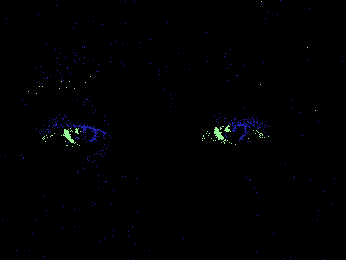
#> input picture raw_data/eyeMovement_test/em06/00897.png, 346 x 260 px
$ jupyter execute eye_distance.ipynb
#> lines starting #> are read from the running program, lines starting #| are printed output that depends on the picture; after the words box and inside, x2 and y2 are one past the last pixel; in counts of white or black regions, pixels touching at a corner belong together
[cell 1]
import cv2
import numpy as np
import matplotlib.pyplot as plt

# File Path

[cell 2]
# img_path = '../raw_data/eye_pics/lena.jpg'
img_path = '../raw_data/eye_pics/blink_pn003.png'
img_path = '../raw_data/eyeMovement_test/em06/00897.png'
fimg = cv2.imread(img_path)  #Canny只能处理灰度图，所以将读取的图像转成灰度图
#> fimg is the input picture: shape (260, 346, 3); mean B, G, R 1.5, 0.9, 0.6
gimg = cv2.imread(img_path, 0)  #Canny只能处理灰度图，所以将读取的图像转成灰度图
#> gimg: shape (260, 346); min 0, max 210, mean 0.9

# Canny Edge Detection

[cell 3]
# [12 lines of commented-out code are left out]

# Hough Transformation

## 参数使用说明
|参数名称|说明|
|-|-|
|image|输入图像，需要灰度图|
|method|cv2.HOUGH_GRADIENT 也就是霍夫圆检测，梯度法|
|dp| 计数器的分辨率图像像素分辨率与参数空间分辨率的比值（官方文档上写的是图像分辨率与累加器分辨率的比值，它把参数空间认为是一个累加器，毕竟里面存储的都是经过的像素点的数量），dp=1，则参数空间与图像像素空间（分辨率）一样大，dp=2，参数空间的分辨率只有像素空间的一半大|
|minDist|圆心之间最小距离，如果距离太小，会产生很多相交的圆，如果距离太大，则会漏掉正确的圆|
|param1|canny检测的双阈值中的高阈值，低阈值是它的一半|
|param2|最小投票数（基于圆心的投票数）|
|minRadius|需要检测院的最小半径|
|maxRadius|需要检测院的最大半径|

[cell 4]
# img = canny.copy()
# # img = gimg.copy()
# #跳过 canny 直接送入 Hought Transform 会有问题

# # img = dst.copy()
# # cv2.imshow("Gray pic", img)
# # img_path = '../raw_data/eye_pics/ts_eye.png'
# # img = cv2.imread(img_path)
# # img = cv2.cvtColor(img,cv2.COLOR_BGR2GRAY)#灰度图像
# # plt.subplot(121)
# # plt.imshow(img,'gray')
# #hough transform
# circles1 = cv2.HoughCircles(img, cv2.HOUGH_GRADIENT, 1, 100, param1=100, param2=5, minRadius=20, maxRadius=50)
# circles = circles1[0,:,:]#提取为二维
# circles = np.uint16(np.around(circles))#四舍五入，取整
# ht_img = fimg.copy()
# for i in circles[:]:
#     cv2.circle(ht_img,(i[0],i[1]),i[2],(255,0,255),1)#画圆
#     cv2.circle(ht_img,(i[0],i[1]),2,(0,0,255),3)#画圆心

# # plt.subplot(122),plt.imshow(img)
# # plt.xticks([]),plt.yticks([])
# cv2.imshow("Hough_Transform pic", ht_img)
# cv2.waitKey(0)
# cv2.destroyAllWindows()

[cell 5]
# # x, y, radius
# for i in circles[:]:
#     print(i)

[cell 6]
import cv2
import numpy as np
from matplotlib import pyplot as plt
from PIL import Image

img=cv2.imread(img_path)  #读取图片，装换为可运算的数组
GrayImage=cv2.cvtColor(img,cv2.COLOR_BGR2GRAY)   #将BGR图转为灰度图
ret,thresh=cv2.threshold(GrayImage,2,255,cv2.THRESH_BINARY)  #将图片进行二值化（130,255）之间的点均变为255（背景）
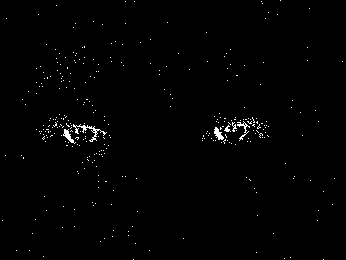
#> thresh: shape (260, 346); 0.89% white in thin lines or dots
# print(thresh1[0,0])#250  输出[0,0]这个点的像素值  				#返回值ret为阈值
# print(ret)#130

(h,w) = thresh.shape #返回高和宽
#> h = 260; w = 346
half_w = w//2
#> half_w = 173
# print(h,w)#s输出高和宽

# 垂直投影

[cell 7]
a = [0 for z in range(0, w)]
#> a = 346 values from 0 to 0
# print(a) #a = [0,0,0,0,0,0,0,0,0,0,...,0,0]初始化一个长度为w的数组，用于记录每一列的黑点个数

thresh1 = thresh.copy()
#记录每一列的波峰
for j in range(0,w): #遍历一列
    for i in range(0,h):  #遍历一行
        if  thresh1[i,j] == 255:  #如果为白点
            a[j]+=1  		#该列的计数器加一计数
            thresh1[i,j]=0  #记录完后将其变为黑色
#> thresh1: shape (260, 346); 0.89% of pixels changed, all inside (x1, y1, x2, y2) = (2, 0, 343, 260)


for j  in range(0,w):  #遍历每一列
    for i in range(a[j]):  #从最顶部的点开始向最底部涂白
        thresh1[i,j] = 255   #涂白
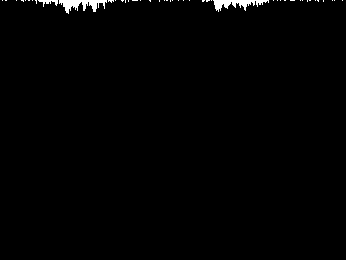
#> thresh1: shape (260, 346); 0.89% white; 45 white regions (42 under 20 px), largest, box (x1, y1, x2, y2) and area: (59, 0, 107, 14) 334, (213, 0, 269, 12) 312, (38, 0, 58, 7) 62

#此时的thresh1便是一张图像向垂直方向上投影的直方图
#如果要分割字符的话，其实并不需要把这张图给画出来，只需要的到a=[]即可得到想要的信息
# cv2.waitKey(0)
# cv2.destroyAllWindows()

# 水平投影

[cell 8]
thresh2 = thresh.copy()
bl = [0 for z in range(0, h)]
#> bl = 260 values from 0 to 0
br = [0 for z in range(0, h)]
#> br = 260 values from 0 to 0
# print(a)

for j in range(0,h):
    for i in range(0,w):
        if  thresh2[j,i]==255:
            if i < half_w:
                bl[j]+=1
            else:
                br[j]+=1
            thresh2[j,i]=0

for j  in range(0,h):
    for i in range(0,bl[j]):
        thresh2[j,i] = 255
    for i in range(0,br[j]):
        thresh2[j,w - 1 - i] = 255
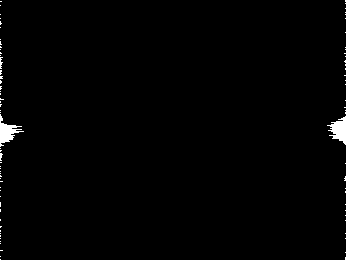
#> thresh2: shape (260, 346); 0.89% white; 86 white regions (83 under 20 px), largest, box (x1, y1, x2, y2) and area: (0, 114, 24, 147) 301, (327, 116, 346, 145) 300, (0, 57, 3, 69) 21

# plt.imshow(thresh1,cmap=plt.gray())
# plt.show()

# 可视化

[cell 9]
# [5 lines of commented-out code are left out]

[cell 10]
print("a max pos", a.index(max(a)))
#| a max pos 68
print("bl max pos", bl.index(max(bl)))
#| bl max pos 131
print("br max pos", br.index(max(br)))
#| br max pos 125

[cell 11]
hl_max = bl.index(max(bl))
#> hl_max = 131
hr_max = br.index(max(br))
#> hr_max = 125
al = a[:w//2]
ar = a[w//2:]
vl_max = a.index(max(al))
#> vl_max = 68
vr_max = a.index(max(ar), w//2,)

[cell 12]
trh = 1
# lu
cnt = hl_max
for i in bl[hl_max::-1]:
    if i < trh:
        lu = cnt
        break
    cnt = cnt - 1

# ld
cnt = hl_max
for i in bl[hl_max::]:
    if i < trh:
        ld = cnt
        break
    cnt = cnt + 1

# ru
cnt = hr_max
for i in br[hr_max::-1]:
    if i < trh:
        ru = cnt
        break
    cnt = cnt - 1

# rd
cnt = hr_max
for i in br[hr_max::]:
    if i < trh:
        rd = cnt
        break
    cnt = cnt + 1

# ll
cnt = vl_max
for i in a[vl_max::-1]:
    if i < trh:
        ll = cnt
        break
    cnt = cnt - 1

# lr
cnt = vl_max
for i in a[vl_max::]:
    if i < trh:
        lr = cnt
        break
    cnt = cnt + 1

# rl
cnt = vr_max
for i in a[vr_max::-1]:
    if i < trh:
        rl = cnt
        break
    cnt = cnt - 1

# rr
cnt = vr_max
for i in a[vr_max::]:
    if i < trh:
        rr = cnt
        break
    cnt = cnt + 1

[cell 13]
img = fimg.copy()
cv2.rectangle(img, (ll,lu), (lr,ld), (0,0,255), 1)
cv2.rectangle(img, (rl,ru), (rr,rd), (0,255,255), 1)
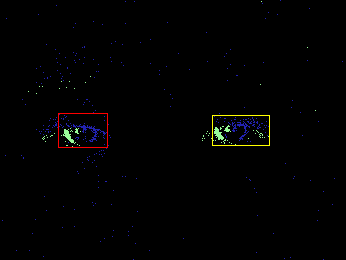
#> img: shape (260, 346, 3); mean B, G, R 1.5, 1.4, 1.6
# cv2.imshow('img',img)
# cv2.waitKey(0)
# cv2.destroyAllWindows()
